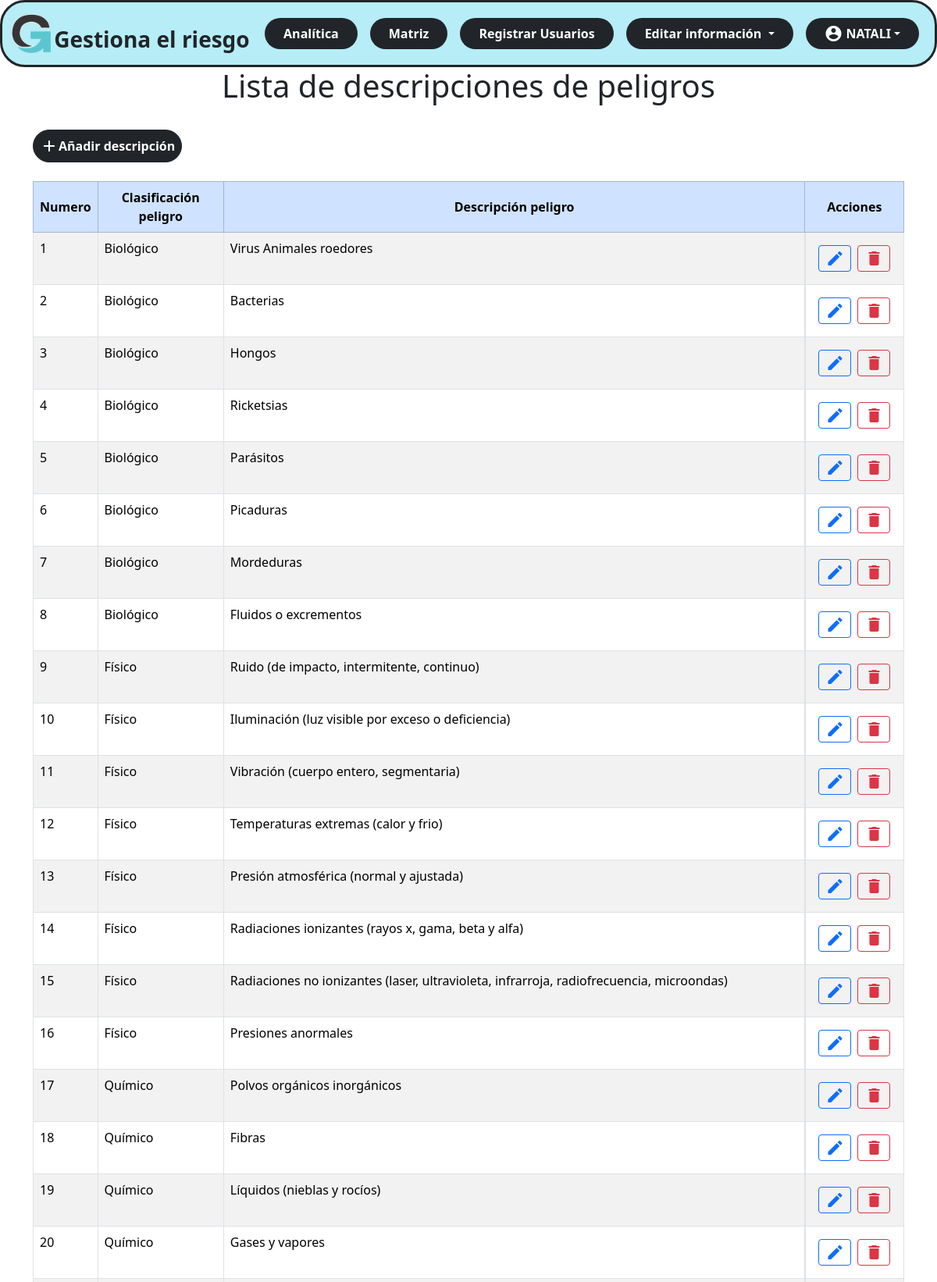
Page /administrador/descripcion.php (signed in, upper part) on the committed database.
### tables this page shows
CREATE TABLE `tbldescripcionpeligro` (
  `Codigo` int(2) NOT NULL,
  `Nombre` varchar(2000) NOT NULL,
  `Clasificacion` int(1) NOT NULL
);

CREATE TABLE `tblclasificacionpeligro` (
  `Codigo` int(1) NOT NULL,
  `Nombre` varchar(30) NOT NULL
);

### administrador/descripcion.php (the view, shortened to what this page needs)
<!DOCTYPE html>
<html lang="en">
<head>
    <link rel="stylesheet" href="style.css">
    <link rel="stylesheet" href="./css/style_admin.css">
    <?php
    include ('vistas\nav.php');
    ?>
</head>
<body>
    <div class="container-fluid">
        <h1>Lista de descripciones de peligros</h1>
    </div>
    <br>
                                <?php
                                include ('conexion.php');
                                ?>
    <div class="container">
        <buttom type="buttom" class="btn btn-dark btn-md mb-4  p-2 rounded-5 " data-bs-toggle="modal"
            data-bs-target="#modalAddDescripcion">
            <div class="d-flex align-items-center ">
                <span class="material-icons">add</span>
                <div class=""><b>Añadir descripción</b></div>
            </div>
        </buttom>
        <table id="tbl_four" class="table table-bordered table-striped">
            <thead class="table-primary align-middle text-center">
                <tr>
                    <th>Numero</th>
                    <th>Clasificación peligro</th>
                    <th>Descripción peligro</th>
                    <th>Acciones</th>
                </tr>
            </thead>
            <tbody class="table-striped table-hover">
                <?php
                $descripciones = $con->query("SELECT DE.Codigo, DE.Nombre, DE.Clasificacion as Clasif, CL.Nombre as NombreClasificacion
                FROM tbldescripcionpeligro as DE
                INNER JOIN tblclasificacionpeligro as CL ON DE.Clasificacion = CL.Codigo;
                ");
                foreach ($descripciones as $descripcion) {
                    ?>
                    <tr class="">
                        <td>
                            <?php echo $descripcion['Codigo']; ?>
                        </td>
                        <td>
                            <?php echo $descripcion['NombreClasificacion']; ?>
                        </td>
                        <td>
                            <?php echo $descripcion['Nombre']; ?>
                        </td>
                        <td class="d-flex justify-content-center p-3 gap-2">
                            <a type="button" data-bs-toggle="modal"
                                data-bs-target="#editarModal<?php echo $descripcion['Codigo']; ?>">
                                <span class="material-icons btn btn-outline-primary btn-sm">edit</span>
                            </a>
                            <a type="button"
                                onclick="return confirmarEliminarDescripcion(<?php echo $descripcion['Codigo']; ?>);">
                                <span class="material-icons btn btn-outline-danger btn-sm">delete</span>
                            </a>
                        </td>
                    </tr>
                    <?php
                }
                ?>
            </tbody>
        </table>
    </div>
</body>
</html>

### css/style_admin.css (style rules this page uses)
h1 { text-align: center; }

### rows in the picture
tbldescripcionpeligro: Codigo "1", Clasificacion.Nombre "Biológico", Nombre "Virus Animales roedores"
tbldescripcionpeligro: Codigo "2", Clasificacion.Nombre "Biológico", Nombre "Bacterias"
tbldescripcionpeligro: Codigo "3", Clasificacion.Nombre "Biológico", Nombre "Hongos"
tbldescripcionpeligro: Codigo "4", Clasificacion.Nombre "Biológico", Nombre "Ricketsias"
tbldescripcionpeligro: Codigo "5", Clasificacion.Nombre "Biológico", Nombre "Parásitos"
tbldescripcionpeligro: Codigo "6", Clasificacion.Nombre "Biológico", Nombre "Picaduras"
tbldescripcionpeligro: Codigo "7", Clasificacion.Nombre "Biológico", Nombre "Mordeduras"
tbldescripcionpeligro: Codigo "8", Clasificacion.Nombre "Biológico", Nombre "Fluidos o excrementos"
tbldescripcionpeligro: Codigo "9", Clasificacion.Nombre "Físico", Nombre "Ruido (de impacto, intermitente, continuo)"
tbldescripcionpeligro: Codigo "10", Clasificacion.Nombre "Físico", Nombre "Iluminación (luz visible por exceso o deficiencia)"
tbldescripcionpeligro: Codigo "11", Clasificacion.Nombre "Físico", Nombre "Vibración (cuerpo entero, segmentaria)"
tbldescripcionpeligro: Codigo "12", Clasificacion.Nombre "Físico", Nombre "Temperaturas extremas (calor y frio)"
tbldescripcionpeligro: Codigo "13", Clasificacion.Nombre "Físico", Nombre "Presión atmosférica (normal y ajustada)"
tbldescripcionpeligro: Codigo "14", Clasificacion.Nombre "Físico", Nombre "Radiaciones ionizantes (rayos x, gama, beta y alfa)"
tbldescripcionpeligro: Codigo "15", Clasificacion.Nombre "Físico", Nombre "Radiaciones no ionizantes (laser, ultravioleta, infrarroja, radiofrecuencia, microondas)"
tbldescripcionpeligro: Codigo "16", Clasificacion.Nombre "Físico", Nombre "Presiones anormales"
tbldescripcionpeligro: Codigo "17", Clasificacion.Nombre "Químico", Nombre "Polvos orgánicos inorgánicos"
tbldescripcionpeligro: Codigo "18", Clasificacion.Nombre "Químico", Nombre "Fibras"
tbldescripcionpeligro: Codigo "19", Clasificacion.Nombre "Químico", Nombre "Líquidos (nieblas y rocíos)"
tbldescripcionpeligro: Codigo "20", Clasificacion.Nombre "Químico", Nombre "Gases y vapores"

### other values in the picture
$_SESSION['nombre'] "NATALI"
